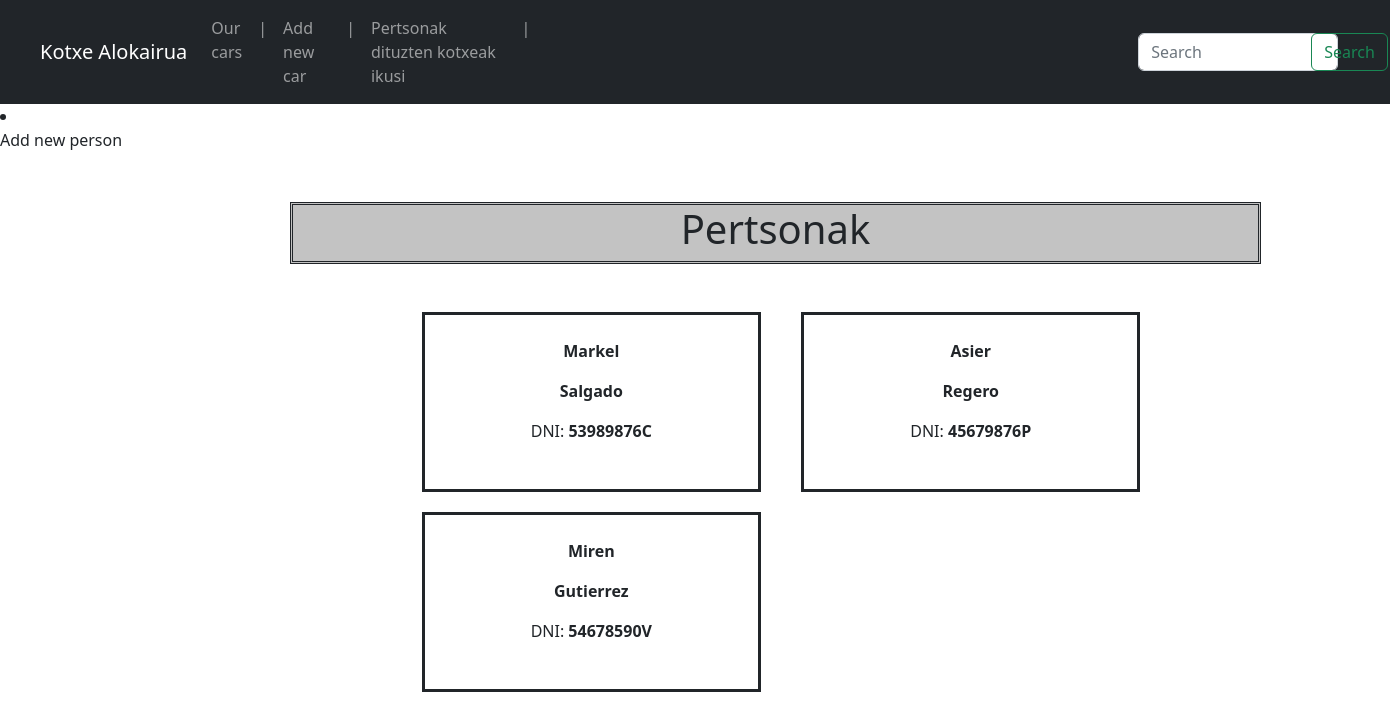
The app's page /pertsonak_index/ with its own data.
### pertsonak/models.py (models this page shows, shortened)
class Pertsonak(models.Model):
    id = models.AutoField(primary_key=True)
    izena = models.CharField(max_length=50)
    abizena = models.CharField(max_length=50)
    dni = models.CharField(max_length=9)
    alokagai_daukan_kotxearen_id = models.CharField(max_length=3)

### pertsonak/views.py (the view)
# urls.py: path('pertsonak_index/', include('pertsonak.urls')),
def pertsonak_index(request):
    pertsonak = Pertsonak.objects.all().values()
    template = loader.get_template('pertsonak_index.html')
    context = {
        'pertsonak': pertsonak,
    }
    return HttpResponse(template.render(context, request))

### pertsonak/templates/pertsonak_index.html
{% extends 'base.html' %}
{% block content %}
  {% load static %}
 <li class="nav-item active">
                <a class="nav-link" href="add_person">Add new person</a>
            </li>
<div class="container menu_style" style="margin-left: 20%">
    <div class="title_div_style"><h1>Pertsonak</h1></div>
    <br><br>
    <div class="row" style="margin-left: 10%">
        {% for pertsona in pertsonak %}
        <div class="col-4 menu_div_style">
            <br>
            <p><b>{{ pertsona.izena }}</b></p>
            <p><b>{{ pertsona.abizena }}</b></p>
            <p>DNI: <b>{{ pertsona.dni }} </b></p>
        </div>
        {% endfor %}
    </div>
</div>
{% endblock content %}

### kotxeak/static/style.css (style rules this page uses)
.menu_div_style { border-style: solid; margin: 2%; padding-bottom: 30px; }
.menu_style { margin-top: 50px; text-align: center; }
.title_div_style { border-style: double; background-color: #C3C3C3; margin-right: 13%; }

### records on screen
Pertsonak: izena "Markel", abizena "Salgado", dni "53989876C"
Pertsonak: izena "Asier", abizena "Regero", dni "45679876P"
Pertsonak: izena "Miren", abizena "Gutierrez", dni "54678590V"
